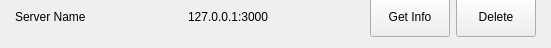
<?xml version="1.0" encoding="UTF-8"?>
<ui version="4.0">
 <class>SUBtechitem</class>
 <widget class="QWidget" name="SUBtechitem">
  <property name="geometry">
   <rect>
    <x>0</x>
    <y>0</y>
    <width>551</width>
    <height>48</height>
   </rect>
  </property>
  <property name="sizePolicy">
   <sizepolicy hsizetype="Expanding" vsizetype="Fixed">
    <horstretch>0</horstretch>
    <verstretch>0</verstretch>
   </sizepolicy>
  </property>
  <property name="minimumSize">
   <size>
    <width>0</width>
    <height>36</height>
   </size>
  </property>
  <property name="windowTitle">
   <string>Form</string>
  </property>
  <widget class="QWidget" name="horizontalLayoutWidget">
   <property name="geometry">
    <rect>
     <x>0</x>
     <y>-4</y>
     <width>551</width>
     <height>41</height>
    </rect>
   </property>
   <layout class="QHBoxLayout" name="horizontalLayout">
    <item>
     <spacer name="horizontalSpacer_3">
      <property name="orientation">
       <enum>Qt::Horizontal</enum>
      </property>
      <property name="sizeType">
       <enum>QSizePolicy::Minimum</enum>
      </property>
      <property name="sizeHint" stdset="0">
       <size>
        <width>15</width>
        <height>20</height>
       </size>
      </property>
     </spacer>
    </item>
    <item>
     <widget class="QLabel" name="serverNameLabel">
      <property name="sizePolicy">
       <sizepolicy hsizetype="Preferred" vsizetype="Minimum">
        <horstretch>0</horstretch>
        <verstretch>0</verstretch>
       </sizepolicy>
      </property>
      <property name="minimumSize">
       <size>
        <width>0</width>
        <height>25</height>
       </size>
      </property>
      <property name="text">
       <string>Server Name</string>
      </property>
     </widget>
    </item>
    <item>
     <spacer name="horizontalSpacer_2">
      <property name="orientation">
       <enum>Qt::Horizontal</enum>
      </property>
      <property name="sizeHint" stdset="0">
       <size>
        <width>40</width>
        <height>20</height>
       </size>
      </property>
     </spacer>
    </item>
    <item>
     <widget class="QLabel" name="serverHostLabel">
      <property name="sizePolicy">
       <sizepolicy hsizetype="Preferred" vsizetype="Minimum">
        <horstretch>0</horstretch>
        <verstretch>0</verstretch>
       </sizepolicy>
      </property>
      <property name="minimumSize">
       <size>
        <width>0</width>
        <height>25</height>
       </size>
      </property>
      <property name="text">
       <string>127.0.0.1:3000</string>
      </property>
     </widget>
    </item>
    <item>
     <spacer name="horizontalSpacer">
      <property name="orientation">
       <enum>Qt::Horizontal</enum>
      </property>
      <property name="sizeHint" stdset="0">
       <size>
        <width>40</width>
        <height>20</height>
       </size>
      </property>
     </spacer>
    </item>
    <item>
     <widget class="QPushButton" name="getInfoButton">
      <property name="sizePolicy">
       <sizepolicy hsizetype="Minimum" vsizetype="Minimum">
        <horstretch>0</horstretch>
        <verstretch>0</verstretch>
       </sizepolicy>
      </property>
      <property name="minimumSize">
       <size>
        <width>0</width>
        <height>25</height>
       </size>
      </property>
      <property name="text">
       <string>Get Info</string>
      </property>
     </widget>
    </item>
    <item>
     <widget class="QPushButton" name="deleteButton">
      <property name="sizePolicy">
       <sizepolicy hsizetype="Minimum" vsizetype="Minimum">
        <horstretch>0</horstretch>
        <verstretch>0</verstretch>
       </sizepolicy>
      </property>
      <property name="minimumSize">
       <size>
        <width>0</width>
        <height>25</height>
       </size>
      </property>
      <property name="text">
       <string>Delete</string>
      </property>
     </widget>
    </item>
    <item>
     <spacer name="horizontalSpacer_4">
      <property name="orientation">
       <enum>Qt::Horizontal</enum>
      </property>
      <property name="sizeType">
       <enum>QSizePolicy::Minimum</enum>
      </property>
      <property name="sizeHint" stdset="0">
       <size>
        <width>15</width>
        <height>20</height>
       </size>
      </property>
     </spacer>
    </item>
   </layout>
  </widget>
 </widget>
 <resources/>
 <connections/>
</ui>
